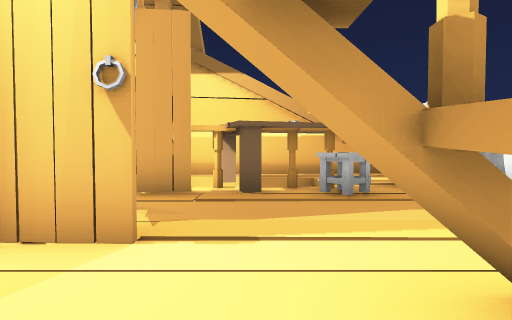
View 1 (above)

17 first-person views from a walk through a 3-D level made in the Unity game engine. The camera is 1.5 m above the floor, tilts 2° down and sees 75° across. The floor is counted in squares, 2 m on a side. Each view is taken from the middle of a square. On the plan, view 1 faces up. The plan holds only what a view shows up to about 11 squares ahead; the rest is blank. The place goes on beyond the plan. The player is left out. Some surface patterns are stand-ins.

View 2
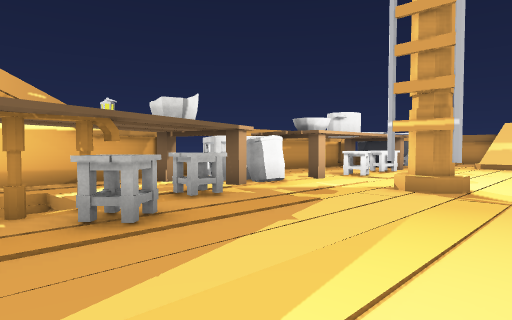

View 3
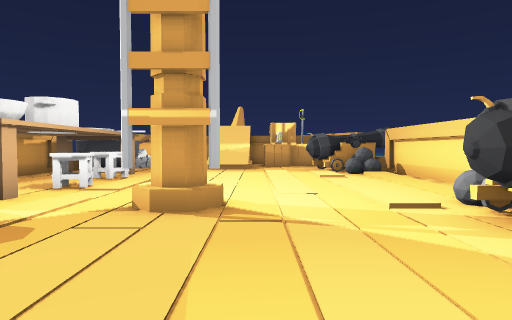

View 4
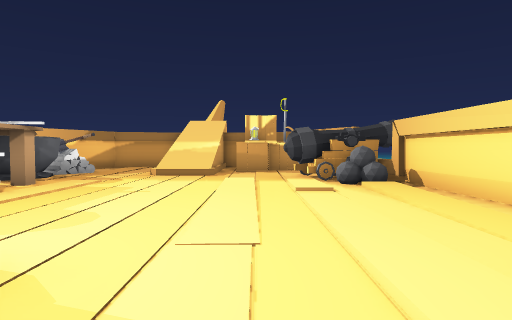

View 5
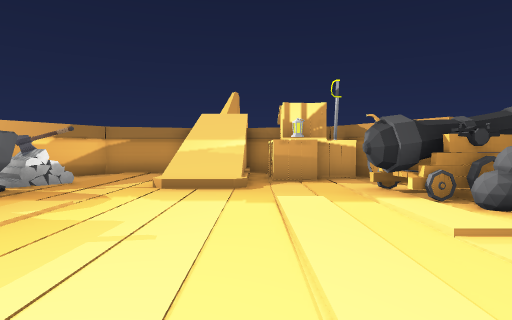

View 6
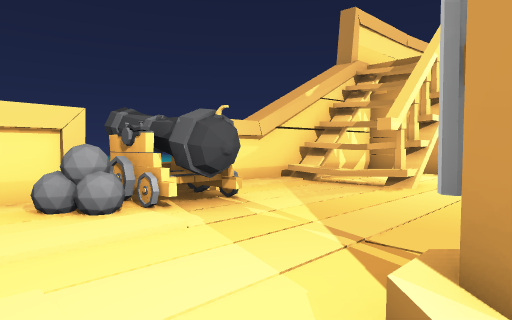

View 7
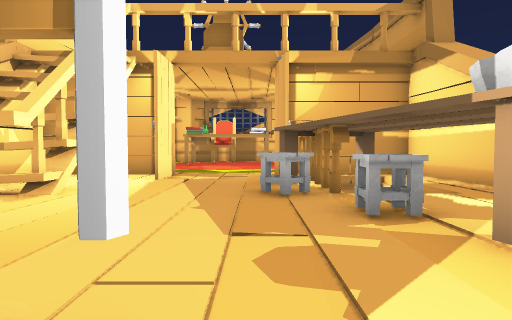

View 8
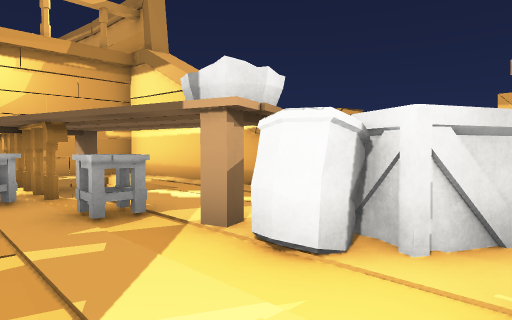

View 9
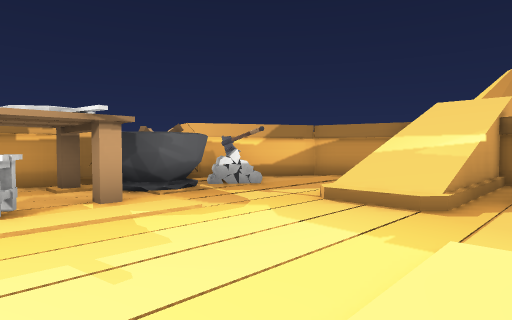

View 10
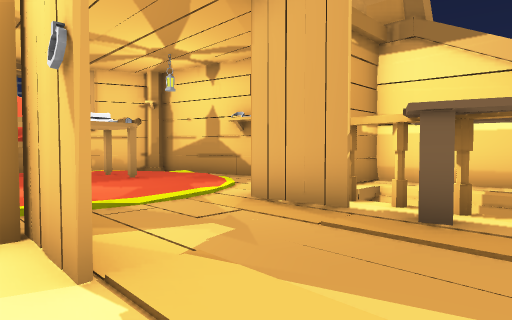

View 11
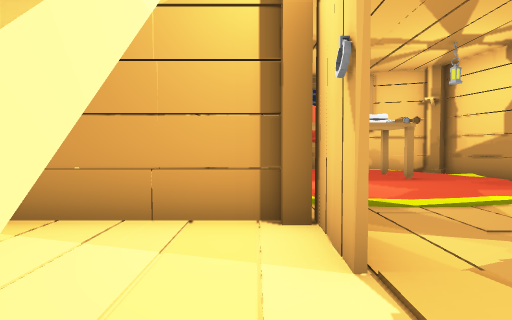

View 12
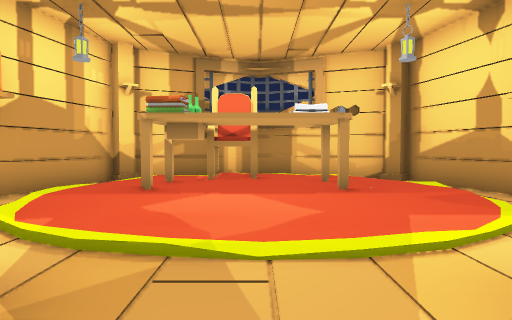

View 13
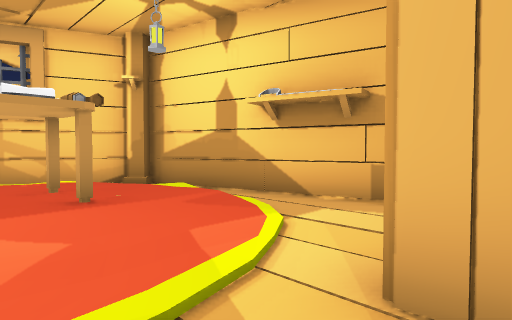

View 14
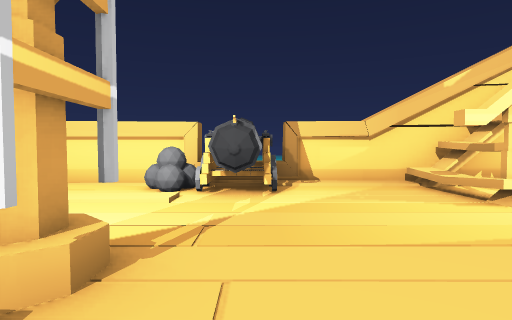

View 15
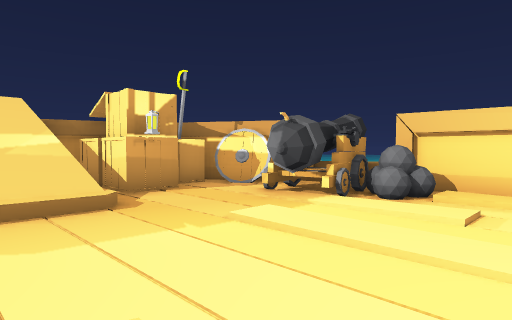

View 16
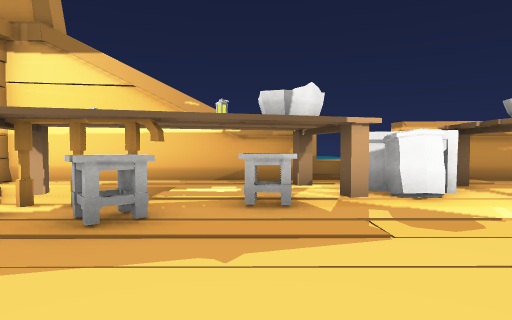

View 17
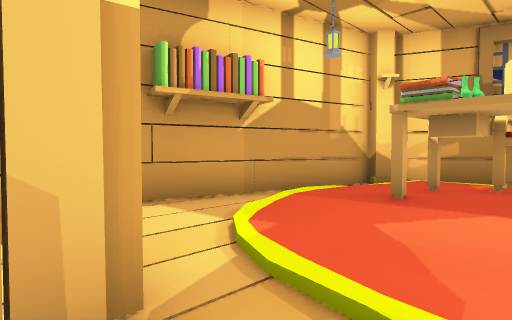

### Floor plan
Key: @ floor where view 1 was taken; # wall or solid block; x gap in a wall; . main floor; : floor 0.25 m higher than the main floor; + floor 2.75 m higher than the main floor; - floor 3 m lower than the main floor; * floor 4.25 m higher than the main floor; / step, stairs or slope; = window, fence, low wall or low ledge; ^ raised ledge; v drop or lower ground; B box; A bag; T thing the floor can be seen under or through; E axe; C crate; S sword; H shield; I chair; O other object.
Columns run from 11 left of view 1 to 22 right of it. Each row starts with its distance up from view 1.
 10          #######^  vv
  9      ####......#B #  ###OOv
  8   ###...##v-v...BBB  ==#OOE.=
  7  v#/::/..### ...AA######O.O..+
  6  #:..::/.###OOO....OOO.......x
  5  #.#O:......OO.........../////vv
  4 ##I::............##......///////*#
  3  #I:::::.##...............//C/vv
  2  ###:#:/.#............//...CC
  1  v#.::/..#..T...O...../.OO.Svv
  0    ###...#.@T...OOO.///OOOHHv
 -1      #####..T...OO......O#v
 -2           ######O^######

Positions as (right, up) in squares from view 1, and headings:
1: (0, 0), facing up
2: (0, 2), facing up-right
3: (2, 3), facing right
4: (5, 2), facing right
5: (8, 3), facing right
6: (8, 4), facing down-left
7: (7, 5), facing left
8: (7, 5), facing up-left
9: (10, 2), facing up-right
10: (1, 2), facing up-left
11: (1, 2), facing left
12: (-1, 4), facing left
13: (-2, 4), facing up-left
14: (5, 6), facing down
15: (10, 5), facing down-right
16: (3, 2), facing up
17: (-2, 4), facing down-left
